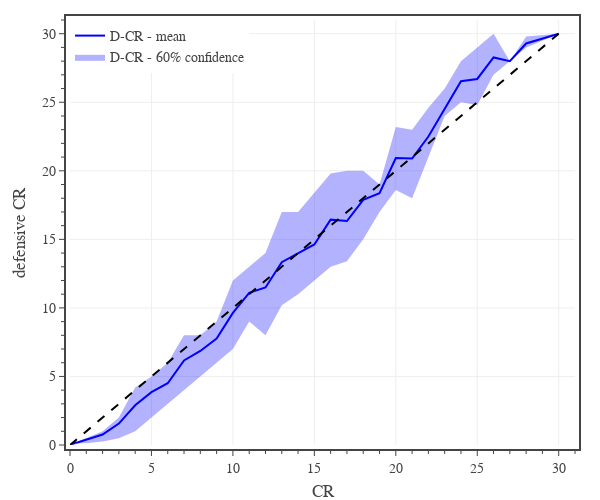

Notebook code for this chart:
### Code cell
# defensive CR

# create figure
fig = go.Figure(
    layout=go.Layout(
        template=TFB_TEMPLATE,
        margin=dict(l=70, r=25, b=55, t=20, pad=4),
        xaxis=dict(
            title_text='CR',
            range=[0,31],
            tick0=0, dtick=5,
            minor=dict(tick0=0, dtick=1),
        ),
        yaxis=dict(
            title_text='defensive CR',
            range=[0,31],
            tick0=0, dtick=5,
            minor=dict(tick0=0, dtick=1),
        ),
        legend=dict(
            xanchor='left', yanchor='top',
            x=0.00, y=1.00,
            orientation='v',
            tracegroupgap=0,
        )
    )
)

# plot monster confidence interval and average
plot_confidence_interval(fig, df0, 0.6, 'CR', 'D-CR DMG', 'D-CR', 'rgba(0, 0, 255, 1.0)', 'rgba(0, 0, 255, 0.3)')

# plot reference line
fig.add_trace(go.Scatter(
    x=[0,30], y=[0,30],
    mode='lines', 
    name='DMG',
    line=dict(color='black', dash='dash'),
    hoverinfo='skip', 
    showlegend=False,
))

# show figure
fig.update_layout(width=600, height=500)
fig.show(config=TFB_CONFIG)

# save figures
if SAVEFIGS:
    fig.update_layout(autosize=True, width=None, height=None)
    save_fig_html(fig, format='large', name='fig-d-cr-vs-cr')
    save_fig_html(fig, format='small', name='fig-d-cr-vs-cr')

### Figure 1 — Plotly figure (JSON) as saved in the notebook; plotly's stock layout.template omitted (floating-point values rounded to 4 significant figures)
{"data": [{"hoverinfo": "skip", "legendgroup": "D-CR", "line": {"width": 0}, "showlegend": false, "type": "scatter", "x": [0.125, 0.25, 0.5, 1, 2, 3, 4, 5, 6, 7, 8, 9, 10, 11, 12, 13, 14, 15, 16, 17, 18, 19, 20, 21, 22, 23, 24, 25, 26, 27, 28, 30], "y": [0.125, 0.125, 0.25, 0.5, 1, 2, 4.2, 5, 6, 8, 8, 9, 12, 13, 14, 17, 17, 18.4, 19.8, 20, 20, 19, 23.2, 23, 24.6, 26, 28, 29, 30, 28, 29.8, 30]}, {"fill": "tonexty", "fillcolor": "rgba(0, 0, 255, 0.3)", "hoverinfo": "skip", "legendgroup": "D-CR", "line": {"width": 0}, "name": "D-CR - 60% confidence", "type": "scatter", "x": [0.125, 0.25, 0.5, 1, 2, 3, 4, 5, 6, 7, 8, 9, 10, 11, 12, 13, 14, 15, 16, 17, 18, 19, 20, 21, 22, 23, 24, 25, 26, 27, 28, 30], "y": [0, 0, 0.125, 0.125, 0.25, 0.5, 1, 2, 3, 4, 5, 6, 7, 9, 8, 10.2, 11, 12, 13, 13.4, 15, 17, 18.6, 18, 21, 24, 25, 24.8, 27, 28, 29, 30]}, {"hovertemplate": "<b>D-CR</b><br>CR %{x:,.0f}<br>Mean %{y:,.1f}<br><extra></extra>", "legendgroup": "D-CR", "line": {"color": "rgba(0, 0, 255, 1.0)"}, "mode": "lines", "name": "D-CR - mean", "type": "scatter", "x": [0.125, 0.25, 0.5, 1, 2, 3, 4, 5, 6, 7, 8, 9, 10, 11, 12, 13, 14, 15, 16, 17, 18, 19, 20, 21, 22, 23, 24, 25, 26, 27, 28, 30], "y": [0.07143, 0.1404, 0.2019, 0.3798, 0.7624, 1.564, 2.896, 3.851, 4.506, 6.17, 6.859, 7.77, 9.64, 11.1, 11.49, 13.33, 14, 14.62, 16.44, 16.33, 17.88, 18.36, 20.93, 20.89, 22.5, 24.56, 26.53, 26.7, 28.27, 28, 29.29, 30]}, {"hoverinfo": "skip", "line": {"color": "black", "dash": "dash"}, "mode": "lines", "name": "DMG", "showlegend": false, "type": "scatter", "x": [0, 30], "y": [0, 30]}], "layout": {"height": 500, "legend": {"orientation": "v", "tracegroupgap": 0, "x": 0, "xanchor": "left", "y": 1, "yanchor": "top"}, "margin": {"b": 55, "l": 70, "pad": 4, "r": 25, "t": 20}, "width": 600, "xaxis": {"dtick": 5, "minor": {"dtick": 1, "tick0": 0}, "range": [0, 31], "tick0": 0, "title": {"text": "CR"}}, "yaxis": {"dtick": 5, "minor": {"dtick": 1, "tick0": 0}, "range": [0, 31], "tick0": 0, "title": {"text": "defensive CR"}}}}
